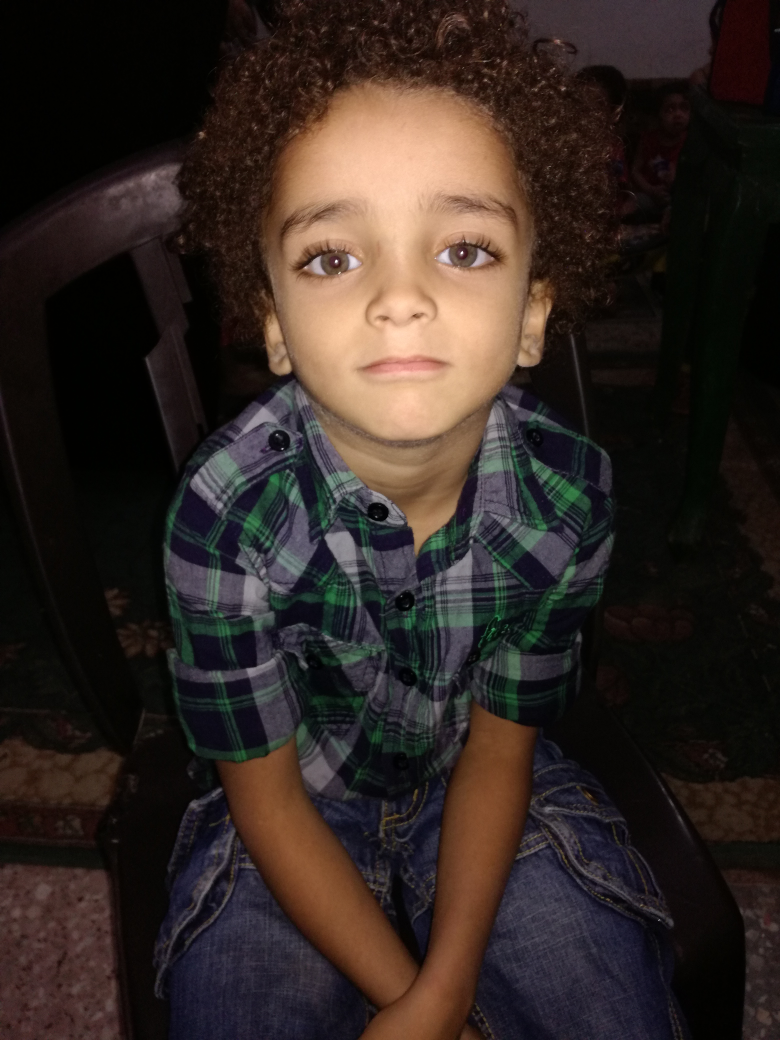
#> input picture assets/test/0/22.jpg, 3120 x 4160 px (shown at 1/4 size); its folder holds only this picture in this run
$ jupyter execute --allow-errors Klasifikasi_1.ipynb
#> lines starting #> are read from the running program, lines starting #| are printed output that depends on the picture
#> (reads model/new_xgboost_canny_model_acc_0.23.pkl from the repository)
#> (reads model/new_svm_canny_model_acc_0.27.pkl from the repository)
[cell 1]
import numpy as np
import cv2 as cv
from skimage.feature import canny

from sklearn.utils import shuffle
from sklearn.model_selection import train_test_split
from sklearn.preprocessing import StandardScaler
from sklearn.model_selection import train_test_split, cross_val_score, GridSearchCV
from sklearn.svm import SVC
from sklearn.metrics import confusion_matrix

import joblib

## **Ekstrasi Fitur**

[cell 2]
def face_recognition(image_path):
    # Memuat Haar Cascade untuk deteksi wajah manusia atau kucing (Jika ada)
    # cascade_wajah = cv.CascadeClassifier('/content/drive/MyDrive/PCVK_2024/Images/haarcascades/haarcascade_frontalface_default.xml')
#> called with image_path = 'assets/test/0/22.jpg'
    cascade_wajah = cv.CascadeClassifier('input_output/haarcascade_frontalface_default.xml')

    # Membaca Gambar
    image = cv.imread(image_path)
#> image is the input picture: shape (4160, 3120, 3); mean B, G, R 35, 39.6, 50.4

    # Mengubah gambar menjadi grayscale
    gray = cv.cvtColor(image, cv.COLOR_BGR2GRAY)
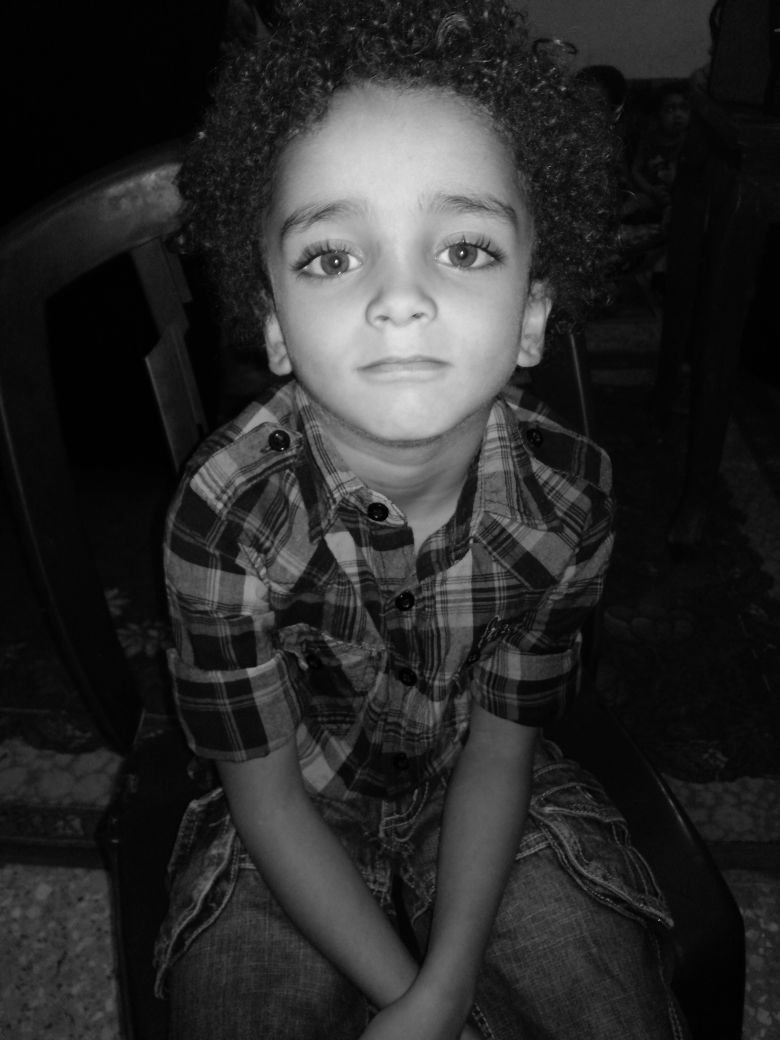
#> gray: shape (4160, 3120) (shown at 1/4 size); min 0, max 254, mean 42.3

    # scaleFactor: Faktor skala untuk memperkecil gambar setiap proses deteksi.
    # minNeighbors: Jumlah minimum tetangga yang diperlukan untuk validasi objek.
    # minSize: Ukuran minimum objek yang akan dideteksi.
    faces = cascade_wajah.detectMultiScale(gray, scaleFactor=1.1, minNeighbors=5, minSize=(30, 30))
#> faces = [[1451, 2672, 58, 58], [2248, 3340, 77, 77], [1518, 2888, 98, 98], [1935, 3623, 287, 287], [939, 525, 1328, 1328]]

    # Wajah tidak terdeteksi
    if len(faces) == 0:
        print("Wajah tidak terdeteksi!")
        return None

    # Memproses setiap wajah yang terdeteksi
    for (x, y, w, h) in faces:
        # Memotong gambar sesuai area deteksi wajah
        face_crop = image[y:y+h, x:x+w]
#> this loop made 5 passes
#> pass 1, in face_recognition, `face_crop = image[y:y+h, x:x+w]`:
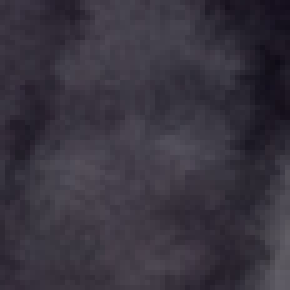
#> face_crop: shape (58, 58, 3) (shown 5 times larger); mean B, G, R 63.2, 52.2, 56.9
#> pass 2, in face_recognition, `face_crop = image[y:y+h, x:x+w]`:
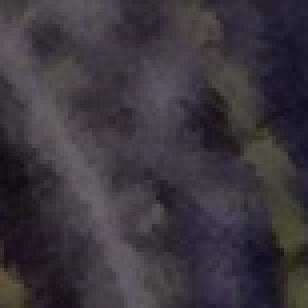
#> face_crop: shape (77, 77, 3) (shown 4 times larger); mean B, G, R 62.4, 53.9, 61.3
#> pass 3, in face_recognition, `face_crop = image[y:y+h, x:x+w]`:
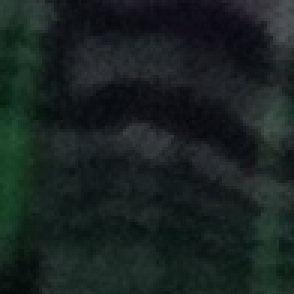
#> face_crop: shape (98, 98, 3) (shown 3 times larger); mean B, G, R 33.7, 34.8, 25

    return face_crop

[cell 3]
import random

# [27 lines left out: function augment_image, not called in this run]

[cell 4]
def features_grid(img):
    features = np.array([], dtype='uint8')

    for y in range(0, img.shape[0], 10):
        for x in range(0, img.shape[1], 10):

            # Cropping the image into a section.
            section_img = img[y:y+10, x:x+10]

            # Claculating the mean and stdev of the sectioned image.
            section_mean = np.mean(section_img)
            section_std = np.std(section_img)

            # Appending the above calculated values into features array.
            features = np.append(features, [section_mean, section_std])

    # Returning the features array.
    return features

[cell 5]
def extract_canny_edges(image_path, augment=False):
    img = face_recognition(image_path)
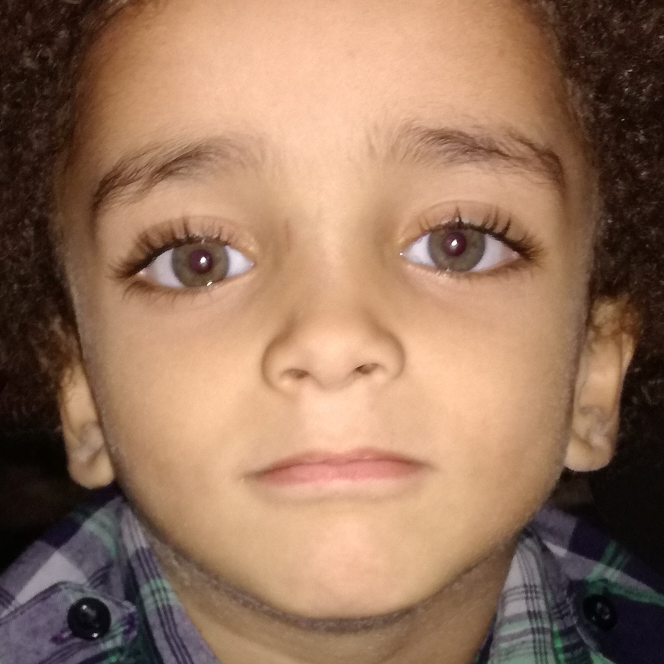
#> img: shape (1328, 1328, 3) (shown at 1/2 size); mean of channels 0, 1, 2 93.4, 116.5, 151.1; drawn as B, G, R
    if img is None:
        return None

    if augment:
        img = augment_image(img)

    # Mengonversi gambar ke grayscale
    img = cv.cvtColor(img, cv.COLOR_BGR2GRAY)
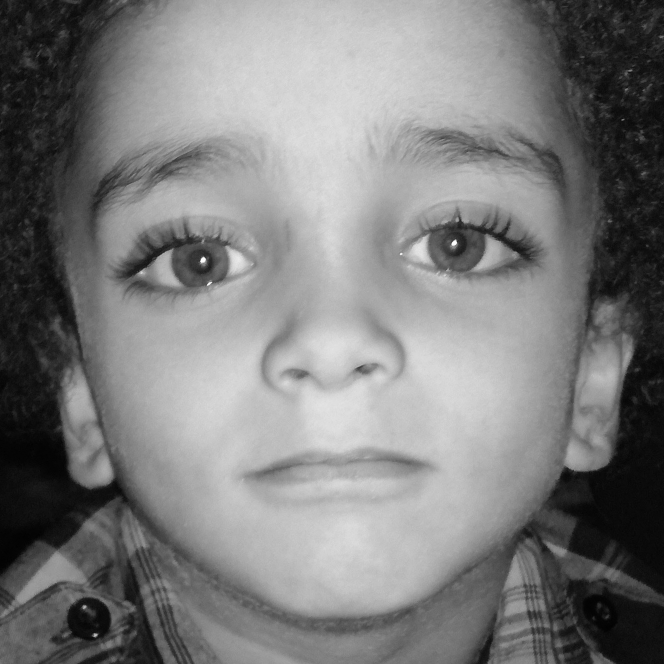
#> img: shape (1328, 1328) (shown at 1/2 size); min 0, max 254, mean 124.2

    # Meresize gambar ke ukuran 200x200 piksel
    img = cv.resize(img, (200, 200))
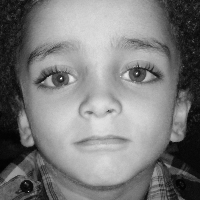
#> img: shape (200, 200); min 2, max 252, mean 124.1

    # Mengonversi gambar ke gambar dengan filter canny
    img = canny(img, sigma=0.9)
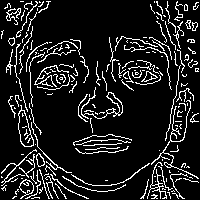
#> img: shape (200, 200) bool; 12% white in thin lines or dots

    # Ekstraksi fitur (mean dan stdev dari grid 10x10 piksel)
    img_features = features_grid(img)
#> img_features = 800 values, max 0.485 at index 751, min 0 at index 12, mean 0.187

    return img_features

[cell 6]
def classify_image(image_path, model, augment=False):
    """
    Fungsi untuk mengklasifikasikan gambar menggunakan model yang telah dilatih.
    """
    features = extract_canny_edges(image_path, augment=augment)
#> features has the same summary as img_features in extract_canny_edges

    if features is None:
        return "Wajah tidak terdeteksi!"

    features = features.reshape(1, -1)
    label = model.predict(features)[0]
#> label = 5
    return label

[cell 7]
import matplotlib.pyplot as plt

# Fungsi untuk menampilkan gambar dengan ukuran lebih kecil
# [6 lines left out: function display_image, not called in this run]

# Akurasi

### XGBOOST

[cell 8]
import os
import pandas as pd
from sklearn.metrics import accuracy_score

# Fungsi untuk membaca dataset lokal dan menyiapkan filepath serta label
def load_dataset(folder_path):
    data = []
    for label in os.listdir(folder_path):
        label_path = os.path.join(folder_path, label)
        if os.path.isdir(label_path):  # Pastikan hanya memproses folder
            for file_name in os.listdir(label_path):
                if file_name.lower().endswith(('.jpg', '.jpeg', '.png')):
                    file_path = os.path.join(label_path, file_name)
                    data.append((file_path, int(label)))  # Path dan label
    return pd.DataFrame(data, columns=['filepath', 'label'])

# Fungsi untuk memproses dataset dan menghitung akurasi
def evaluate_model(folder_path, model):
    data = load_dataset(folder_path)
    y_true = []
    y_pred = []

    for _, row in data.iterrows():
        image_path = row['filepath']
        true_label = row['label']

        # Prediksi dengan augmentasi dan tanpa augmentasi
        predicted_label_original = classify_image(image_path, model, augment=False)
#> predicted_label_original = 5
        # predicted_label_augmented = classify_image(image_path, model, augment=True)

        # Menambahkan hasil prediksi ke daftar
        y_true.append(true_label)
        y_pred.append(predicted_label_original)

    # Hitung akurasi
    accuracy = accuracy_score(y_true, y_pred)
#> accuracy = 0
    return accuracy, y_true, y_pred

# Path dataset lokal
train_folder = 'assets/train'
test_folder = 'assets/test'

# Memuat model
model_path = "model/new_xgboost_canny_model_acc_0.23.pkl"
#> (the rest of this cell did not finish here and is left out)

### SVM

[cell 9]
# Memuat model
model_path = "model/new_svm_canny_model_acc_0.27.pkl"
model_svm = joblib.load(model_path)

# Evaluasi model dengan dataset test
accuracy, y_true, y_pred = evaluate_model(test_folder, model_svm)
#> accuracy = 0; y_true = [0]; y_pred = [5]

# Tampilkan hasil
print(f"Akurasi Model: {accuracy * 100:.2f}%")
#| Akurasi Model: 0.00%

### RF

[cell 10]
# Memuat model
model_path = "model/new_rf_canny_model_acc_0.2.pkl"
model_rf = joblib.load(model_path)
#> (reads model/new_rf_canny_model_acc_0.2.pkl from the repository)

# Evaluasi model dengan dataset test
accuracy, y_true, y_pred = evaluate_model(test_folder, model_rf)
#> the loop in face_recognition (call 2), `for (x, y, w, h) in faces:` made 5 passes

# Tampilkan hasil
print(f"Akurasi Model: {accuracy * 100:.2f}%")
#| Akurasi Model: 0.00%

# Klasifikasi

[cell 11]
print("Age Range 0")
# Memanggil gambar
#> (the rest of this cell did not finish here and is left out)

    predicted_label_original = classify_image(image_path, model_svm, augment=False)
    print(f"image {i}")
    print(f"Prediksi Label (Augmented): {predicted_label_augmented}")
    print(f"Prediksi Label (Original): {predicted_label_original}")
    print()

[cell 12]
print("Age Range 1")
# Memanggil gambar
#> (the rest of this cell did not finish here and is left out)

#> (reads input_output/xgboost_canny_model_acc_0.611.pkl from the repository)
